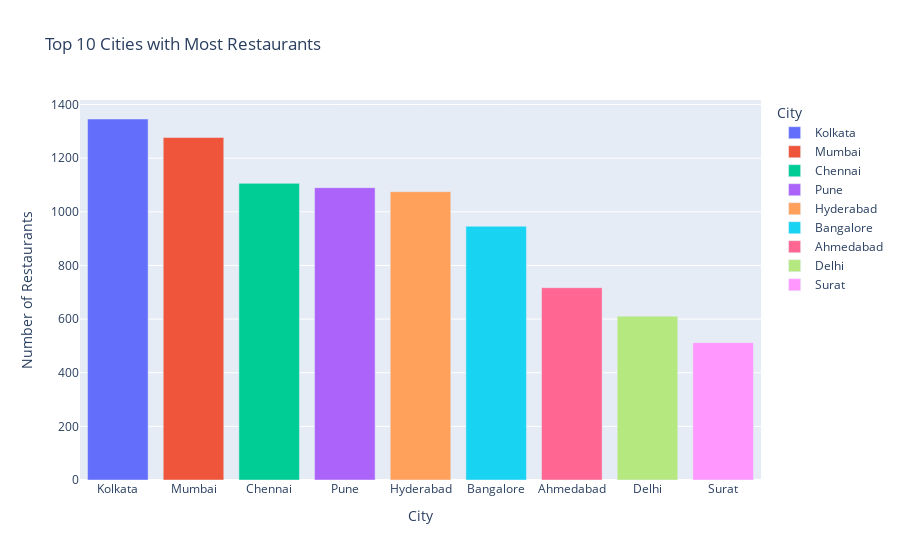

The cell this chart's notebook holds for it:
### Code cell
top_cities = df['City'].value_counts().head(10).reset_index()
top_cities.columns = ['City', 'Count']
fig3 = px.bar(
    top_cities, 
    x='City', 
    y='Count', 
    title='Top 10 Cities with Most Restaurants', color = 'City',
    labels={'City': 'City', 'Count': 'Number of Restaurants'}
)
fig3.show()

### Figure 1 — Plotly figure (JSON) as saved in the notebook; plotly's stock layout.template omitted (floating-point values rounded to 4 significant figures)
{"data": [{"alignmentgroup": "True", "hovertemplate": "City=%{x}<br>Number of Restaurants=%{y}<extra></extra>", "legendgroup": "Kolkata", "marker": {"color": "#636efa", "pattern": {"shape": ""}}, "name": "Kolkata", "offsetgroup": "Kolkata", "orientation": "v", "showlegend": true, "textposition": "auto", "type": "bar", "x": ["Kolkata"], "xaxis": "x", "y": [1346], "yaxis": "y"}, {"alignmentgroup": "True", "hovertemplate": "City=%{x}<br>Number of Restaurants=%{y}<extra></extra>", "legendgroup": "Mumbai", "marker": {"color": "#EF553B", "pattern": {"shape": ""}}, "name": "Mumbai", "offsetgroup": "Mumbai", "orientation": "v", "showlegend": true, "textposition": "auto", "type": "bar", "x": ["Mumbai"], "xaxis": "x", "y": [1277], "yaxis": "y"}, {"alignmentgroup": "True", "hovertemplate": "City=%{x}<br>Number of Restaurants=%{y}<extra></extra>", "legendgroup": "Chennai", "marker": {"color": "#00cc96", "pattern": {"shape": ""}}, "name": "Chennai", "offsetgroup": "Chennai", "orientation": "v", "showlegend": true, "textposition": "auto", "type": "bar", "x": ["Chennai"], "xaxis": "x", "y": [1106], "yaxis": "y"}, {"alignmentgroup": "True", "hovertemplate": "City=%{x}<br>Number of Restaurants=%{y}<extra></extra>", "legendgroup": "Pune", "marker": {"color": "#ab63fa", "pattern": {"shape": ""}}, "name": "Pune", "offsetgroup": "Pune", "orientation": "v", "showlegend": true, "textposition": "auto", "type": "bar", "x": ["Pune"], "xaxis": "x", "y": [1090], "yaxis": "y"}, {"alignmentgroup": "True", "hovertemplate": "City=%{x}<br>Number of Restaurants=%{y}<extra></extra>", "legendgroup": "Hyderabad", "marker": {"color": "#FFA15A", "pattern": {"shape": ""}}, "name": "Hyderabad", "offsetgroup": "Hyderabad", "orientation": "v", "showlegend": true, "textposition": "auto", "type": "bar", "x": ["Hyderabad"], "xaxis": "x", "y": [1075], "yaxis": "y"}, {"alignmentgroup": "True", "hovertemplate": "City=%{x}<br>Number of Restaurants=%{y}<extra></extra>", "legendgroup": "Bangalore", "marker": {"color": "#19d3f3", "pattern": {"shape": ""}}, "name": "Bangalore", "offsetgroup": "Bangalore", "orientation": "v", "showlegend": true, "textposition": "auto", "type": "bar", "x": ["Bangalore"], "xaxis": "x", "y": [946], "yaxis": "y"}, {"alignmentgroup": "True", "hovertemplate": "City=%{x}<br>Number of Restaurants=%{y}<extra></extra>", "legendgroup": "Ahmedabad", "marker": {"color": "#FF6692", "pattern": {"shape": ""}}, "name": "Ahmedabad", "offsetgroup": "Ahmedabad", "orientation": "v", "showlegend": true, "textposition": "auto", "type": "bar", "x": ["Ahmedabad"], "xaxis": "x", "y": [717], "yaxis": "y"}, {"alignmentgroup": "True", "hovertemplate": "City=%{x}<br>Number of Restaurants=%{y}<extra></extra>", "legendgroup": "Delhi", "marker": {"color": "#B6E880", "pattern": {"shape": ""}}, "name": "Delhi", "offsetgroup": "Delhi", "orientation": "v", "showlegend": true, "textposition": "auto", "type": "bar", "x": ["Delhi"], "xaxis": "x", "y": [611], "yaxis": "y"}, {"alignmentgroup": "True", "hovertemplate": "City=%{x}<br>Number of Restaurants=%{y}<extra></extra>", "legendgroup": "Surat", "marker": {"color": "#FF97FF", "pattern": {"shape": ""}}, "name": "Surat", "offsetgroup": "Surat", "orientation": "v", "showlegend": true, "textposition": "auto", "type": "bar", "x": ["Surat"], "xaxis": "x", "y": [512], "yaxis": "y"}], "layout": {"autosize": true, "barmode": "relative", "legend": {"title": {"text": "City"}, "tracegroupgap": 0}, "title": {"text": "Top 10 Cities with Most Restaurants"}, "xaxis": {"anchor": "y", "autorange": true, "categoryarray": ["Kolkata", "Mumbai", "Chennai", "Pune", "Hyderabad", "Bangalore", "Ahmedabad", "Delhi", "Surat"], "categoryorder": "array", "domain": [0, 1], "range": [-0.5, 8.5], "title": {"text": "City"}, "type": "category"}, "yaxis": {"anchor": "x", "autorange": true, "domain": [0, 1], "range": [0, 1417.0], "title": {"text": "Number of Restaurants"}, "type": "linear"}}}
